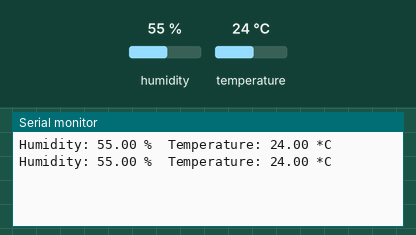
This sketch was run on a simulated Arduino Uno, built with avr-gcc and run on an emulated ATmega328P. On the bench: the last lines printed to the serial monitor. The inputs (shaded band) are chosen by the test bench; at power-on: humidity 55 %, temperature 24 °C.

Above: at 2.8 s.
2.9 s: humidity set to 22 %
At 4.6 s:
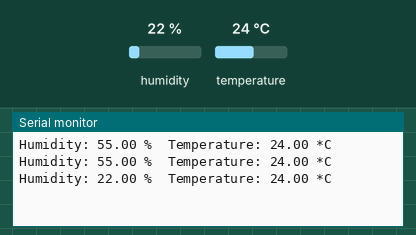
5.6 s: temperature set to 12 °C
At 6.3 s:
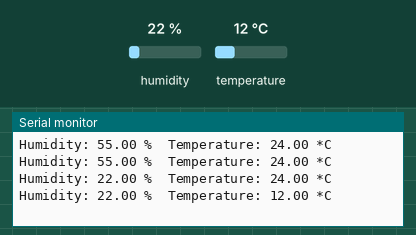
8.3 s: humidity set to 40 %
At 11.1 s:
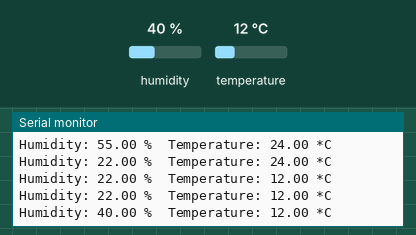
Timing chart, 0 to 12.6 s (numbered marks = the images above; inputs shaded):
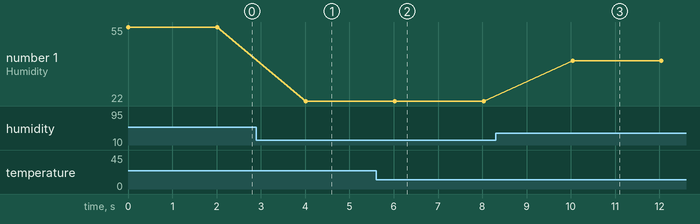

Measured:
- after the input at 2.9 s, the serial monitor: prints a new line after 1.1 s (image 1)
- after the input at 5.6 s, the serial monitor: prints a new line after 0.42 s (image 2)
- after the input at 8.3 s, the serial monitor: prints a new line after 1.7 s (image 3)
- plotted number 1: 55 → 22 after the input at 2.9 s, 22 → 40 after the input at 8.3 s

The sketch:

Onewire_DHT22_baca_suhukelembaban.ino
```cpp
#include <DHT.h>

#define DHTPIN 2     // Pin yang terhubung ke sensor DHT
#define DHTTYPE DHT22   // Ganti dengan DHT11 jika menggunakan sensor DHT11

DHT dht(DHTPIN, DHTTYPE);

void setup() {
  Serial.begin(9600);
  dht.begin();
}

void loop() {
  float humidity = dht.readHumidity();      // Membaca kelembaban
  float temperature = dht.readTemperature(); // Membaca suhu dalam Celcius

  // Jika gagal membaca sensor
  if (isnan(humidity) || isnan(temperature)) {
    Serial.println("Failed to read from DHT sensor!");
    return;
  }

  // Menampilkan hasil ke Serial Monitor
  Serial.print("Humidity: ");
  Serial.print(humidity);
  Serial.print(" %\t");
  Serial.print("Temperature: ");
  Serial.print(temperature);
  Serial.println(" *C");

  delay(2000); // Tunggu 2 detik sebelum pembacaan berikutnya
}
```
